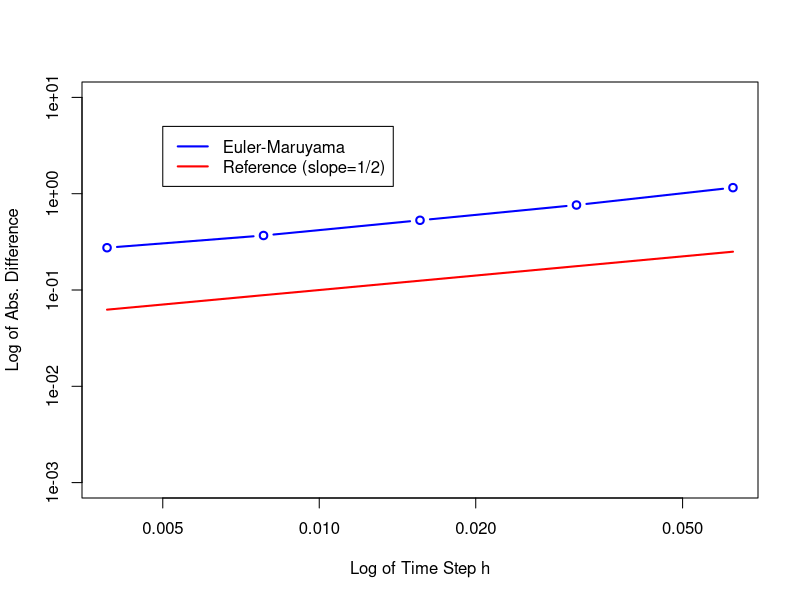
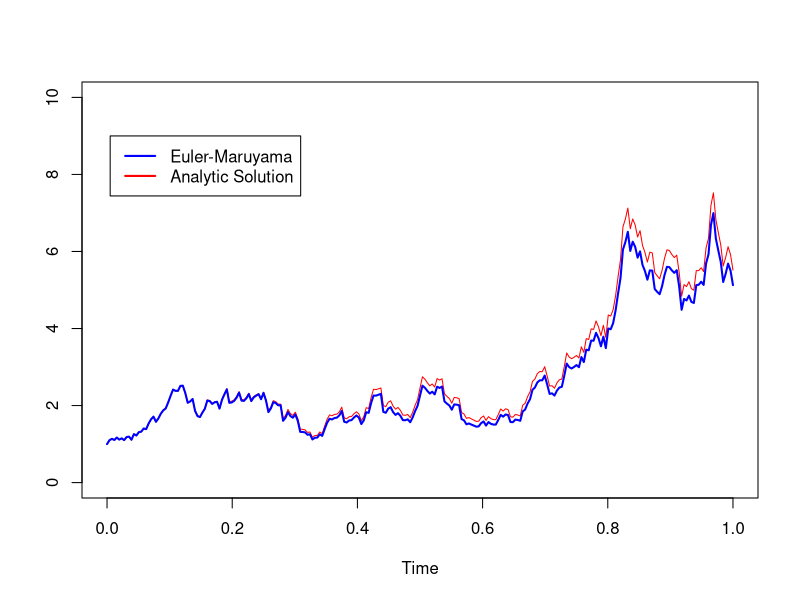

R code for these plots, in order:
lamb  = 2
mu    = 1
Xzero = 1

################## PARTE I #########################
# Fazendo os gráficos dos erros
T  = 1
N  = 2**9 # number of discrete time steps
dt = T/N
M  = 2000 # number of repetitions
P  = 5
Xerr   = matrix(rep(0,M*P),ncol=P)

for(s in 1:M)
{
    dW = sqrt(dt)*rnorm(N)
    W  = cumsum(dW)
    
    # Analytic solution
    Xtrue = Xzero*exp((lamb-0.5*mu**2)*T+mu*W[length(W)])
    
    # Euler-Maruyama:
    for( p in 1:5 )
    {
        R=2**p
        L=N/R
        Dt=R*dt
        Xem=Xzero
        for( j in 1:floor(L))
        {
            Winc= sum(dW[(R*(j-1)+1):(R*j)])
            Xem = Xem + Dt*lamb*Xem + mu*Xem*Winc
        }
        Xerr[s,p]=abs(Xem-Xtrue)
    }
}

# Tirando a média do erro para cada p 
mXerr = colMeans(Xerr)

# Fazendo o gráfico do erro
dts = c(dt*2**(1:5))
plot(dts,mXerr,ylab="Log of Abs. Difference",
     xlab="Log of Time Step h",type="b",col="blue",lwd=2,ylim=c(0.001,10),log="xy")
lines(dts,dts^(1/2),lwd=2,col="red")
legend(0.005, 5, legend=c("Euler-Maruyama", "Reference (slope=1/2)"),
       col=c("blue", "red"), lty=1, lwd=2)


################## PARTE II #########################
# Fazendo os gráficos dos caminhos
p = 1
R=2**p
L=N/R
Dt=R*dt

set.seed(15) # Fazendo a semente ser 15 para dar sempre o mesmo caminho
time = seq(0,T,Dt)
dW = sqrt(dt)*rnorm(N)
    
# Analytic solution
XtrueV = rep(0,floor(L)+1)
XtrueV[1] = Xzero
for(j in 1:floor(L)){
    W = sum(dW[0:(R*j)])
    XtrueV[j+1] = Xzero*exp((lamb-0.5*mu**2)*(j*Dt)+mu*W)
}
    
# Euler-Maruyama:
XemV = rep(0,floor(L)+1)
XemV[1]=Xzero
for(j in 1:floor(L))
{
    Winc= sum(dW[(R*(j-1)+1):(R*j)])
    XemV[j+1] = XemV[j] + Dt*lamb*XemV[j] + mu*XemV[j]*Winc
}
plot(time,XtrueV,ylab="",xlab="Time",type="l",col="red",ylim=c(0,10))
lines(time,XemV,type="l",lwd=2,col="blue")
legend(0.005,9, legend=c("Euler-Maruyama", "Analytic Solution"),
       col=c("blue", "red"), lty=1, lwd=2)
